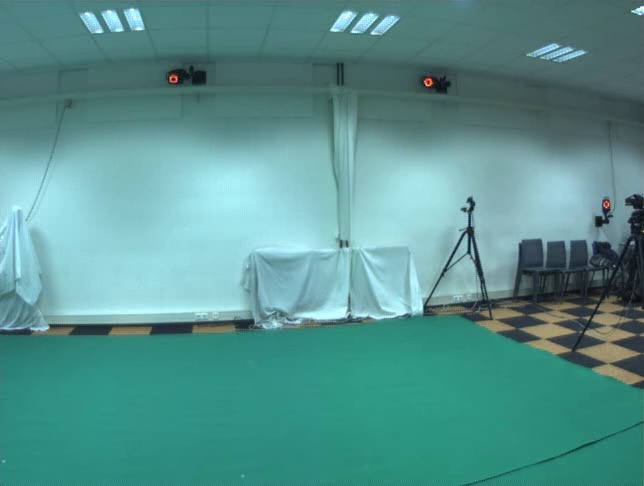
#> input picture data/cam3/background_model.jpg, 644 x 486 px
$ python createForegroundImage.py
#> lines starting #> are read from the running program, lines starting #| are printed output that depends on the picture; after the words box and inside, x2 and y2 are one past the last pixel; in counts of white or black regions, pixels touching at a corner belong together
import numpy as np
import cv2 as cv

# Open Video
cap = cv.VideoCapture('data/cam3/video.avi')
# Open background image
medianFrame = cv.imread('data/cam3/background_model.jpg')
#> medianFrame is the input picture: shape (486, 644, 3); mean B, G, R 142.8, 146.7, 87.2
# Convert background to grayscale
hsv_bg = cv.cvtColor(medianFrame, cv.COLOR_BGR2HSV)
#> hsv_bg: shape (486, 644, 3); mean H, S, V 87.9, 108.8, 149
# Loop over all frames
while True:
    # Read frame
    ret, frame = cap.read()
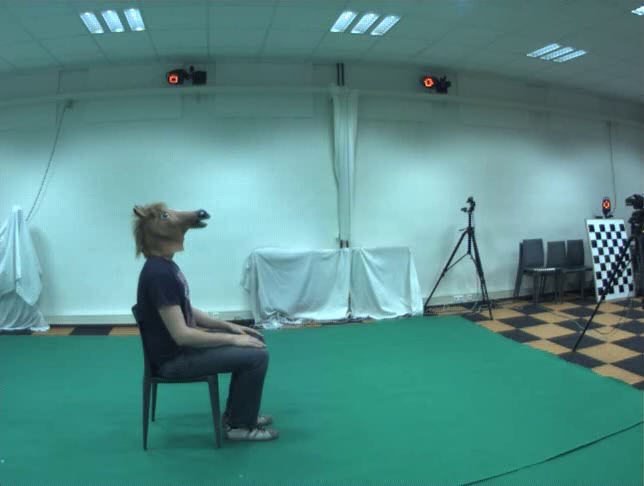
#> input picture frame 42 of data/cam3/video.avi, 644 x 486 px
#> frame is the input picture: shape (486, 644, 3); mean B, G, R 136.1, 139.5, 85.4
    if frame is None:
        break
    # Convert current frame to HSV
    frame = cv.cvtColor(frame, cv.COLOR_BGR2HSV)
#> frame: shape (486, 644, 3); mean H, S, V 87.8, 105.5, 142.1
    # Calculate absolute difference of current frame and the background frame
    dframe = cv.absdiff(frame, hsv_bg)
#> dframe: shape (486, 644, 3); mean H, S, V 2.3, 7.2, 10
    cv.imshow('absdiff', dframe)
    # Blur the image
    img = cv.medianBlur(dframe, 5)
#> img: shape (486, 644, 3); mean H, S, V 2.1, 6.8, 9.7
    cv.imshow('blur', img)
    # Mask out low value and low saturated parts
    lower1 = np.array([0, 5, 5])
    upper1 = np.array([255, 255, 255])
    mask = cv.inRange(img, lower1, upper1)
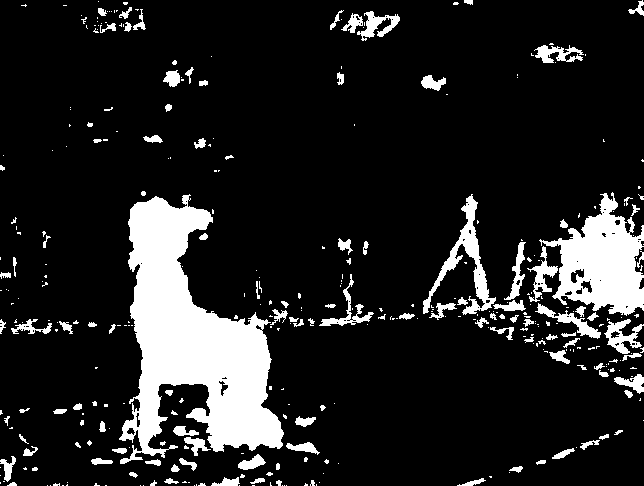
#> mask: shape (486, 644); 13.7% white; 364 white regions (247 under 20 px), largest, box (x1, y1, x2, y2) and area: (119, 194, 284, 464) 21789, (539, 192, 644, 316) 6788, (423, 194, 496, 315) 1911
    result = cv.bitwise_and(img, img, mask=mask)
#> result: shape (486, 644, 3); mean H, S, V 1.3, 4, 7.1
    cv.imshow('mask', result)
    # Convert to grayscale
    grayImage = cv.cvtColor(result, cv.COLOR_BGR2GRAY)
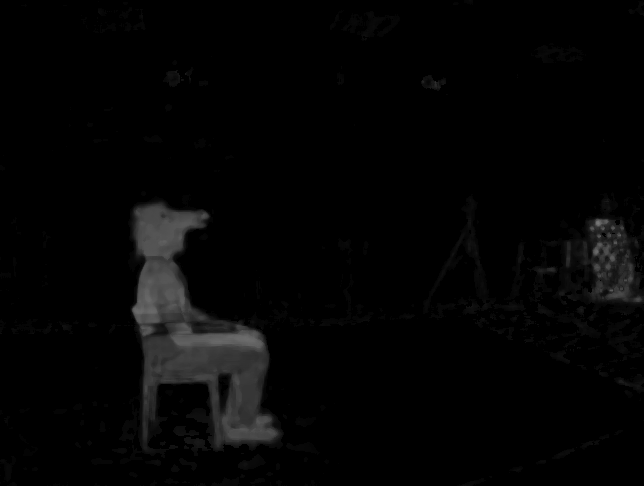
#> grayImage: shape (486, 644); min 0, max 122, mean 4.6
    cv.imshow('gray', grayImage)
    # Convert to black and white and apply threshold
    (thresh, blackAndWhiteImage) = cv.threshold(grayImage, 30, 255, cv.THRESH_BINARY)
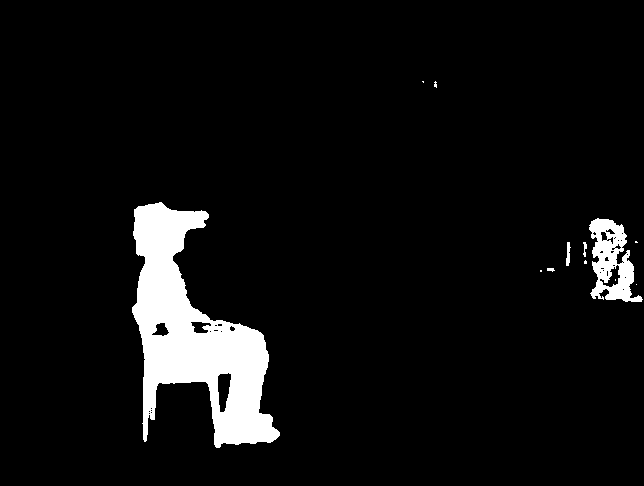
#> blackAndWhiteImage: shape (486, 644); 6.2% white; 12 white regions (7 under 20 px)
    cv.imshow('blacknwhite', blackAndWhiteImage)
    # Find contours and fill all the gaps
    contour, hier = cv.findContours(blackAndWhiteImage, cv.RETR_CCOMP, cv.CHAIN_APPROX_SIMPLE)
#> contour = 50 contours, 38 with area under 20; largest, box (x1, y1, x2, y2) and area: (132, 202, 280, 448) 16988, (589, 218, 643, 302) 2540, (217, 372, 232, 413) 404, (599, 264, 621, 288) 212, (190, 321, 212, 334) 168
    for cnt in contour:
        cv.drawContours(blackAndWhiteImage, [cnt], 0, 255, -1)
#> this loop made 50 passes
#> cnt on passes 1, 2, 3, 8, 10, 11, 12, 14, 18, 20, 25, 26: [[636, 284]], [[615, 279], [615, 280]], [[540, 270], [540, 271], [541, 271], [541, 270]], [[635, 241], [635, 242], [637, 242], [636, 241]], [[622, 289], [623, 288], [624, 289], [623, 290]], [[624, 277], [625, 276], [626, 277], [625, 278]], [[599, 272], [600, 271], [601, 272], [600, 273]], [[602, 270], [603, 269], [604, 270], [603, 271]], [[622, 262], [623, 261], [624, 262], [623, 263]], [[626, 254], [627, 253], [628, 254], [627, 255]], [[620, 240], [621, 239], [622, 240], [621, 241]], [[617, 240], [618, 239], [619, 240], [618, 241]]
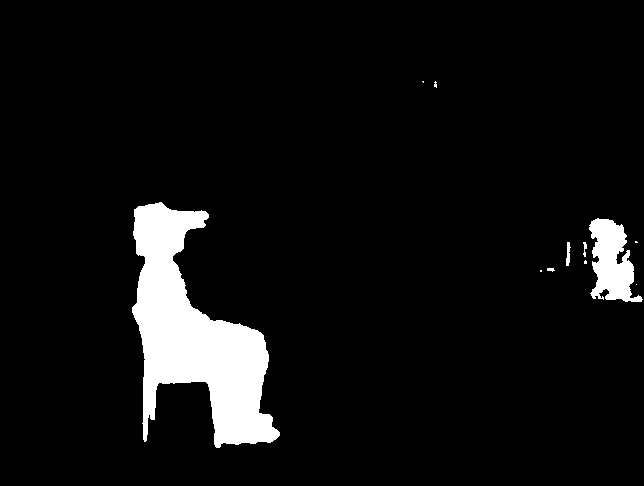
#> blackAndWhiteImage: shape (486, 644); 6.5% white; 11 white regions (6 under 20 px), largest, box (x1, y1, x2, y2) and area: (132, 202, 280, 448) 17417, (589, 218, 643, 302) 2713, (566, 242, 571, 266) 77, (583, 242, 587, 257) 36, (547, 268, 555, 272) 23
    cv.imshow('contours', blackAndWhiteImage)

    # ----------------------------------------------------------------------------
    nb_blobs, im_with_separated_blobs, stats, _ = cv.connectedComponentsWithStats(blackAndWhiteImage)
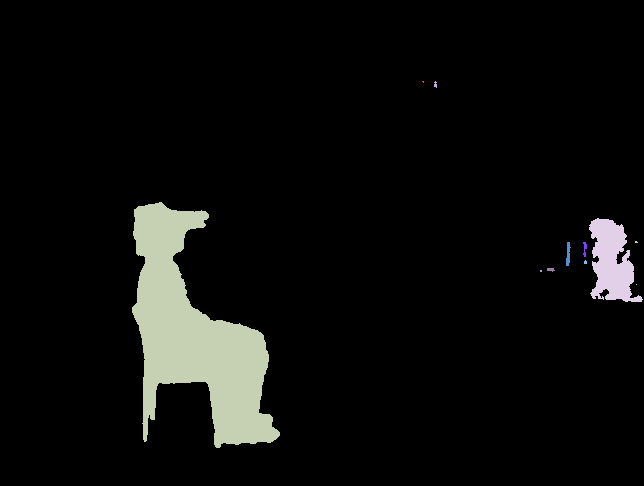
#> im_with_separated_blobs: shape (486, 644) int32; 12 distinct labels, from 0 to 11; one colour per label, 0 black
#> nb_blobs = 12; stats = [[0, 0, 644, 486, 292680], [422, 81, 2, 2, 3], [434, 81, 3, 7, 15], [132, 202, 148, 246, 17417], [589, 218, 54, 84, 2713], [635, 241, 3, 2, 5], [566, 242, 5, 24, 77], [583, 242, 4, 15, 36], [584, 260, 3, 4, 10], [547, 268, 8, 4, 23], [540, 270, 2, 2, 4], [636, 284, 1, 1, 1]]
    # stats (and the silenced output centroids) gives some information about the blobs. See the docs for more information.
    # here, we're interested only in the size of the blobs, contained in the last column of stats.
    sizes = stats[:, -1]
#> sizes = [292680, 3, 15, 17417, 2713, 5, 77, 36, 10, 23, 4, 1]
    # the following lines result in taking out the background which is also considered a component, which I find for most applications to not be the expected output.
    # you may also keep the results as they are by commenting out the following lines. You'll have to update the ranges in the for loop below.
    sizes = sizes[1:]
#> sizes = [3, 15, 17417, 2713, 5, 77, 36, 10, 23, 4, 1]
    nb_blobs -= 1
#> nb_blobs = 11

    # minimum size of particles we want to keep (number of pixels).
    # here, it's a fixed value, but you can set it as you want, eg the mean of the sizes or whatever.
    min_size = 5000

    # output image with only the kept components
    im_result = np.zeros(blackAndWhiteImage.shape)
    # for every component in the image, keep it only if it's above min_size
    for blob in range(nb_blobs):
        if sizes[blob] >= min_size:
            # see description of im_with_separated_blobs above
            im_result[im_with_separated_blobs == blob + 1] = 255
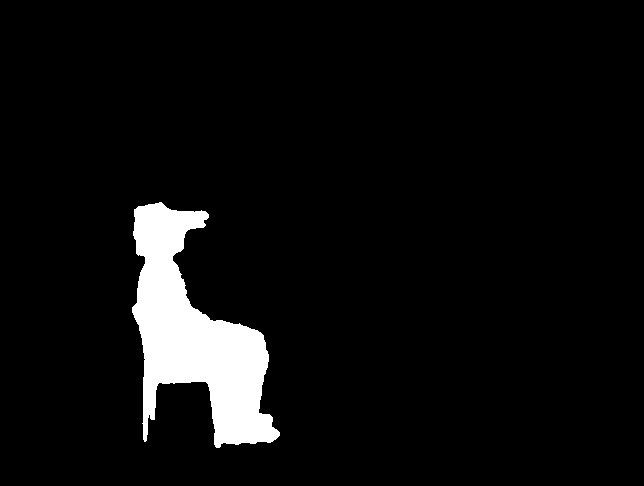
#> im_result: shape (486, 644) float64; 5.6% white; 1 white region, box (x1, y1, x2, y2) and area: (132, 202, 280, 448) 17417
    cv.imshow('removed', im_result)
    # -------------------------------------------------------------------------------------------

    cv.waitKey(20)

cv.waitKey(0)
# Release video object
cap.release()
cv.imwrite('data/cam3/foreground.jpg', im_result)
# Destroy all windows
cv.destroyAllWindows()
